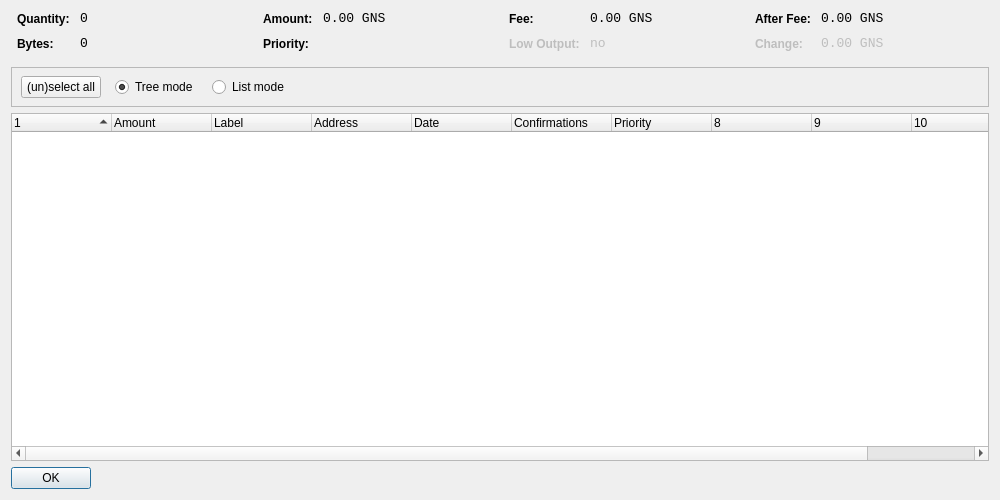
<?xml version="1.0" encoding="UTF-8"?>
<ui version="4.0">
 <class>CoinControlDialog</class>
 <widget class="QDialog" name="CoinControlDialog">
  <property name="geometry">
   <rect>
    <x>0</x>
    <y>0</y>
    <width>1000</width>
    <height>500</height>
   </rect>
  </property>
  <property name="windowTitle">
   <string>Coin Control</string>
  </property>
  <layout class="QVBoxLayout" name="verticalLayout">
   <item>
    <layout class="QHBoxLayout" name="horizontalLayoutTop" stretch="0,0,0,0">
     <property name="topMargin">
      <number>0</number>
     </property>
     <property name="bottomMargin">
      <number>10</number>
     </property>
     <item>
      <layout class="QFormLayout" name="formLayoutCoinControl1">
       <property name="horizontalSpacing">
        <number>10</number>
       </property>
       <property name="verticalSpacing">
        <number>10</number>
       </property>
       <property name="leftMargin">
        <number>6</number>
       </property>
       <property name="rightMargin">
        <number>6</number>
       </property>
       <item row="0" column="0">
        <widget class="QLabel" name="labelCoinControlQuantityText">
         <property name="styleSheet">
          <string notr="true">font-weight:bold;</string>
         </property>
         <property name="text">
          <string>Quantity:</string>
         </property>
        </widget>
       </item>
       <item row="0" column="1">
        <widget class="QLabel" name="labelCoinControlQuantity">
         <property name="font">
          <font>
           <family>Monospace</family>
           <pointsize>10</pointsize>
          </font>
         </property>
         <property name="cursor">
          <cursorShape>IBeamCursor</cursorShape>
         </property>
         <property name="contextMenuPolicy">
          <enum>Qt::ActionsContextMenu</enum>
         </property>
         <property name="text">
          <string notr="true">0</string>
         </property>
         <property name="textInteractionFlags">
          <set>Qt::LinksAccessibleByMouse|Qt::TextSelectableByKeyboard|Qt::TextSelectableByMouse</set>
         </property>
        </widget>
       </item>
       <item row="1" column="0">
        <widget class="QLabel" name="labelCoinControlBytesText">
         <property name="styleSheet">
          <string notr="true">font-weight:bold;</string>
         </property>
         <property name="text">
          <string>Bytes:</string>
         </property>
        </widget>
       </item>
       <item row="1" column="1">
        <widget class="QLabel" name="labelCoinControlBytes">
         <property name="font">
          <font>
           <family>Monospace</family>
           <pointsize>10</pointsize>
          </font>
         </property>
         <property name="cursor">
          <cursorShape>IBeamCursor</cursorShape>
         </property>
         <property name="contextMenuPolicy">
          <enum>Qt::ActionsContextMenu</enum>
         </property>
         <property name="text">
          <string notr="true">0</string>
         </property>
         <property name="textInteractionFlags">
          <set>Qt::LinksAccessibleByMouse|Qt::TextSelectableByKeyboard|Qt::TextSelectableByMouse</set>
         </property>
        </widget>
       </item>
      </layout>
     </item>
     <item>
      <layout class="QFormLayout" name="formLayoutCoinControl2">
       <property name="horizontalSpacing">
        <number>10</number>
       </property>
       <property name="verticalSpacing">
        <number>10</number>
       </property>
       <property name="leftMargin">
        <number>6</number>
       </property>
       <property name="rightMargin">
        <number>6</number>
       </property>
       <item row="0" column="0">
        <widget class="QLabel" name="labelCoinControlAmountText">
         <property name="styleSheet">
          <string notr="true">font-weight:bold;</string>
         </property>
         <property name="text">
          <string>Amount:</string>
         </property>
        </widget>
       </item>
       <item row="0" column="1">
        <widget class="QLabel" name="labelCoinControlAmount">
         <property name="font">
          <font>
           <family>Monospace</family>
           <pointsize>10</pointsize>
          </font>
         </property>
         <property name="cursor">
          <cursorShape>IBeamCursor</cursorShape>
         </property>
         <property name="contextMenuPolicy">
          <enum>Qt::ActionsContextMenu</enum>
         </property>
         <property name="text">
          <string notr="true">0.00 GNS</string>
         </property>
         <property name="textInteractionFlags">
          <set>Qt::LinksAccessibleByMouse|Qt::TextSelectableByKeyboard|Qt::TextSelectableByMouse</set>
         </property>
        </widget>
       </item>
       <item row="1" column="0">
        <widget class="QLabel" name="labelCoinControlPriorityText">
         <property name="styleSheet">
          <string notr="true">font-weight:bold;</string>
         </property>
         <property name="text">
          <string>Priority:</string>
         </property>
        </widget>
       </item>
       <item row="1" column="1">
        <widget class="QLabel" name="labelCoinControlPriority">
         <property name="font">
          <font>
           <family>Monospace</family>
           <pointsize>10</pointsize>
          </font>
         </property>
         <property name="cursor">
          <cursorShape>IBeamCursor</cursorShape>
         </property>
         <property name="contextMenuPolicy">
          <enum>Qt::ActionsContextMenu</enum>
         </property>
         <property name="text">
          <string/>
         </property>
         <property name="textInteractionFlags">
          <set>Qt::LinksAccessibleByMouse|Qt::TextSelectableByKeyboard|Qt::TextSelectableByMouse</set>
         </property>
        </widget>
       </item>
      </layout>
     </item>
     <item>
      <layout class="QFormLayout" name="formLayoutCoinControl3">
       <property name="horizontalSpacing">
        <number>10</number>
       </property>
       <property name="verticalSpacing">
        <number>10</number>
       </property>
       <property name="leftMargin">
        <number>6</number>
       </property>
       <property name="rightMargin">
        <number>6</number>
       </property>
       <item row="0" column="0">
        <widget class="QLabel" name="labelCoinControlFeeText">
         <property name="styleSheet">
          <string notr="true">font-weight:bold;</string>
         </property>
         <property name="text">
          <string>Fee:</string>
         </property>
        </widget>
       </item>
       <item row="0" column="1">
        <widget class="QLabel" name="labelCoinControlFee">
         <property name="font">
          <font>
           <family>Monospace</family>
           <pointsize>10</pointsize>
          </font>
         </property>
         <property name="cursor">
          <cursorShape>IBeamCursor</cursorShape>
         </property>
         <property name="contextMenuPolicy">
          <enum>Qt::ActionsContextMenu</enum>
         </property>
         <property name="text">
          <string notr="true">0.00 GNS</string>
         </property>
         <property name="textInteractionFlags">
          <set>Qt::LinksAccessibleByMouse|Qt::TextSelectableByKeyboard|Qt::TextSelectableByMouse</set>
         </property>
        </widget>
       </item>
       <item row="1" column="0">
        <widget class="QLabel" name="labelCoinControlLowOutputText">
         <property name="enabled">
          <bool>false</bool>
         </property>
         <property name="styleSheet">
          <string notr="true">font-weight:bold;</string>
         </property>
         <property name="text">
          <string>Low Output:</string>
         </property>
        </widget>
       </item>
       <item row="1" column="1">
        <widget class="QLabel" name="labelCoinControlLowOutput">
         <property name="enabled">
          <bool>false</bool>
         </property>
         <property name="font">
          <font>
           <family>Monospace</family>
           <pointsize>10</pointsize>
          </font>
         </property>
         <property name="cursor">
          <cursorShape>IBeamCursor</cursorShape>
         </property>
         <property name="contextMenuPolicy">
          <enum>Qt::ActionsContextMenu</enum>
         </property>
         <property name="text">
          <string notr="true">no</string>
         </property>
         <property name="textInteractionFlags">
          <set>Qt::LinksAccessibleByMouse|Qt::TextSelectableByKeyboard|Qt::TextSelectableByMouse</set>
         </property>
        </widget>
       </item>
      </layout>
     </item>
     <item>
      <layout class="QFormLayout" name="formLayoutCoinControl4">
       <property name="horizontalSpacing">
        <number>10</number>
       </property>
       <property name="verticalSpacing">
        <number>10</number>
       </property>
       <property name="leftMargin">
        <number>6</number>
       </property>
       <property name="rightMargin">
        <number>6</number>
       </property>
       <item row="0" column="0">
        <widget class="QLabel" name="labelCoinControlAfterFeeText">
         <property name="styleSheet">
          <string notr="true">font-weight:bold;</string>
         </property>
         <property name="text">
          <string>After Fee:</string>
         </property>
        </widget>
       </item>
       <item row="0" column="1">
        <widget class="QLabel" name="labelCoinControlAfterFee">
         <property name="font">
          <font>
           <family>Monospace</family>
           <pointsize>10</pointsize>
          </font>
         </property>
         <property name="cursor">
          <cursorShape>IBeamCursor</cursorShape>
         </property>
         <property name="contextMenuPolicy">
          <enum>Qt::ActionsContextMenu</enum>
         </property>
         <property name="text">
          <string notr="true">0.00 GNS</string>
         </property>
         <property name="textInteractionFlags">
          <set>Qt::LinksAccessibleByMouse|Qt::TextSelectableByKeyboard|Qt::TextSelectableByMouse</set>
         </property>
        </widget>
       </item>
       <item row="1" column="0">
        <widget class="QLabel" name="labelCoinControlChangeText">
         <property name="enabled">
          <bool>false</bool>
         </property>
         <property name="styleSheet">
          <string notr="true">font-weight:bold;</string>
         </property>
         <property name="text">
          <string>Change:</string>
         </property>
        </widget>
       </item>
       <item row="1" column="1">
        <widget class="QLabel" name="labelCoinControlChange">
         <property name="enabled">
          <bool>false</bool>
         </property>
         <property name="font">
          <font>
           <family>Monospace</family>
           <pointsize>10</pointsize>
          </font>
         </property>
         <property name="cursor">
          <cursorShape>IBeamCursor</cursorShape>
         </property>
         <property name="contextMenuPolicy">
          <enum>Qt::ActionsContextMenu</enum>
         </property>
         <property name="text">
          <string notr="true">0.00 GNS</string>
         </property>
         <property name="textInteractionFlags">
          <set>Qt::LinksAccessibleByMouse|Qt::TextSelectableByKeyboard|Qt::TextSelectableByMouse</set>
         </property>
        </widget>
       </item>
      </layout>
     </item>
    </layout>
   </item>
   <item>
    <widget class="QFrame" name="frame">
     <property name="minimumSize">
      <size>
       <width>0</width>
       <height>40</height>
      </size>
     </property>
     <property name="frameShape">
      <enum>QFrame::StyledPanel</enum>
     </property>
     <property name="frameShadow">
      <enum>QFrame::Sunken</enum>
     </property>
     <widget class="QWidget" name="horizontalLayoutWidget">
      <property name="geometry">
       <rect>
        <x>10</x>
        <y>0</y>
        <width>781</width>
        <height>41</height>
       </rect>
      </property>
      <layout class="QHBoxLayout" name="horizontalLayoutPanel" stretch="0,0,0,0,0">
       <property name="spacing">
        <number>14</number>
       </property>
       <item>
        <widget class="QPushButton" name="pushButtonSelectAll">
         <property name="sizePolicy">
          <sizepolicy hsizetype="Maximum" vsizetype="Fixed">
           <horstretch>0</horstretch>
           <verstretch>0</verstretch>
          </sizepolicy>
         </property>
         <property name="text">
          <string>(un)select all</string>
         </property>
        </widget>
       </item>
       <item>
        <widget class="QRadioButton" name="radioTreeMode">
         <property name="sizePolicy">
          <sizepolicy hsizetype="Maximum" vsizetype="Fixed">
           <horstretch>0</horstretch>
           <verstretch>0</verstretch>
          </sizepolicy>
         </property>
         <property name="text">
          <string>Tree mode</string>
         </property>
         <property name="checked">
          <bool>true</bool>
         </property>
        </widget>
       </item>
       <item>
        <widget class="QRadioButton" name="radioListMode">
         <property name="sizePolicy">
          <sizepolicy hsizetype="Maximum" vsizetype="Fixed">
           <horstretch>0</horstretch>
           <verstretch>0</verstretch>
          </sizepolicy>
         </property>
         <property name="text">
          <string>List mode</string>
         </property>
        </widget>
       </item>
       <item>
        <spacer name="horizontalSpacer">
         <property name="orientation">
          <enum>Qt::Horizontal</enum>
         </property>
         <property name="sizeHint" stdset="0">
          <size>
           <width>40</width>
           <height>20</height>
          </size>
         </property>
        </spacer>
       </item>
      </layout>
     </widget>
    </widget>
   </item>
   <item>
    <widget class="CoinControlTreeWidget" name="treeWidget">
     <property name="contextMenuPolicy">
      <enum>Qt::CustomContextMenu</enum>
     </property>
     <property name="sortingEnabled">
      <bool>false</bool>
     </property>
     <property name="columnCount">
      <number>11</number>
     </property>
     <attribute name="headerShowSortIndicator" stdset="0">
      <bool>true</bool>
     </attribute>
     <attribute name="headerStretchLastSection">
      <bool>false</bool>
     </attribute>
     <column>
      <property name="text">
       <string/>
      </property>
     </column>
     <column>
      <property name="text">
       <string>Amount</string>
      </property>
     </column>
     <column>
      <property name="text">
       <string>Label</string>
      </property>
     </column>
     <column>
      <property name="text">
       <string>Address</string>
      </property>
     </column>
     <column>
      <property name="text">
       <string>Date</string>
      </property>
     </column>
     <column>
      <property name="text">
       <string>Confirmations</string>
      </property>
      <property name="toolTip">
       <string>Confirmed</string>
      </property>
     </column>
     <column>
      <property name="text">
       <string>Priority</string>
      </property>
     </column>
     <column>
      <property name="text">
       <string/>
      </property>
     </column>
     <column>
      <property name="text">
       <string/>
      </property>
     </column>
     <column>
      <property name="text">
       <string/>
      </property>
     </column>
     <column>
      <property name="text">
       <string/>
      </property>
     </column>
    </widget>
   </item>
   <item>
    <widget class="QDialogButtonBox" name="buttonBox">
     <property name="sizePolicy">
      <sizepolicy hsizetype="Maximum" vsizetype="Fixed">
       <horstretch>0</horstretch>
       <verstretch>0</verstretch>
      </sizepolicy>
     </property>
     <property name="orientation">
      <enum>Qt::Horizontal</enum>
     </property>
     <property name="standardButtons">
      <set>QDialogButtonBox::Ok</set>
     </property>
    </widget>
   </item>
  </layout>
 </widget>
 <customwidgets>
  <customwidget>
   <class>CoinControlTreeWidget</class>
   <extends>QTreeWidget</extends>
   <header>coincontroltreewidget.h</header>
  </customwidget>
 </customwidgets>
 <resources/>
 <connections/>
</ui>
